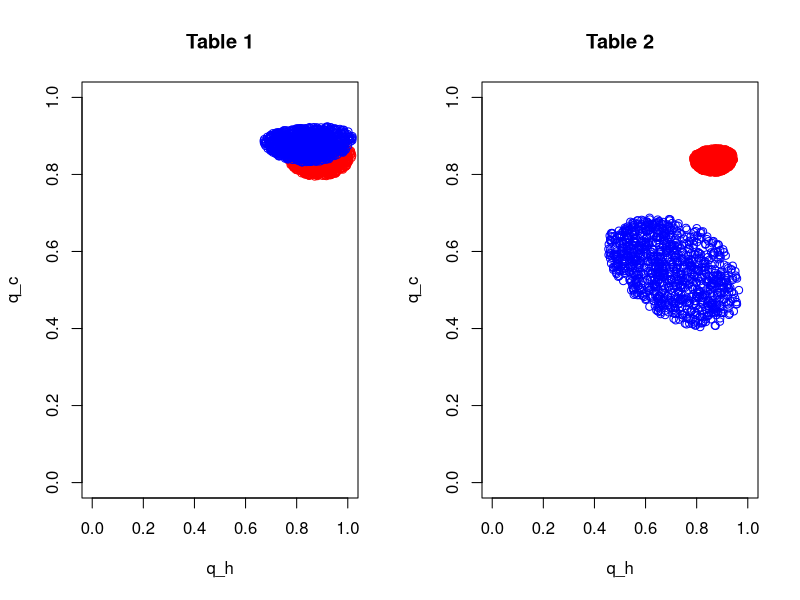

The R source for this figure:
## ---- chunk 1
library(knitr)
opts_chunk$set(echo = TRUE, warning = FALSE)
## ---- chunk 2
#the observed data A77
data_raw_matrix = matrix(c(66, 87, 25, 22, 4,
                           13, 14, 15, 9, 4,
                           0, 4, 4, 9, 1,
                           0, 0, 4, 3, 1,
                           0, 0, 0, 1, 1,
                           0, 0, 0, 0, 0), ncol = 5, byrow = TRUE)
data_A77 = prop.table(data_raw_matrix,2)

#the observed data A80
data_raw_matrix = matrix(c(44, 62, 47, 38, 9,
                          10, 13, 8, 11, 5,
                           0, 9, 2, 7, 3,
                           0, 0, 3, 5, 1,
                           0, 0, 0, 1, 0,
                           0, 0, 0, 0, 1), ncol = 5, byrow = TRUE)
data_A80 = prop.table(data_raw_matrix,2)

#the observed data ASE
data_raw_matrix = matrix(c(15, 12, 4,
                          11, 17, 4,
                           0, 21, 4,
                           0, 0, 5), ncol = 3, byrow = TRUE)
data_ASE = prop.table(data_raw_matrix,2)

#the observed data BSE
data_raw_matrix = matrix(c(9, 12, 18, 9, 4,
                          1, 6, 6, 4, 3,
                           0, 2, 3, 4, 0,
                           0, 0, 1, 3, 2,
                           0, 0, 0, 0, 0,
                           0, 0, 0, 0, 0), ncol = 5, byrow = TRUE)
data_BSE = prop.table(data_raw_matrix,2)
## ---- chunk 3
#the data generating function
generate_probabilities = function(theta, n_col_data = 5)
{
	q_c = theta[1]
	q_h = theta[2]
	w_0 = sapply(seq(1, n_col_data, by = 1), function(x){return(`^`(q_c,x))}) #w_0s components (1st row components)
	prob_matrix = matrix(rep(0, n_col_data^2), nrow = n_col_data)
	
	for (i in 1 : (n_col_data - 1)){
		prob_matrix[i, i] = 1 - w_0[i] - sum(prob_matrix[1:i, i]) #w_jj components (diagonal components)
		for (j in (i+1):n_col_data)
		{
			prob_matrix[i, j] = choose(j,i) * prob_matrix[i,i] * (q_c * q_h^i)^(j-i) #w_js components
		}
	}
	prob_matrix[n_col_data, n_col_data] = 1 - w_0[n_col_data] - sum(prob_matrix[1:n_col_data, n_col_data]) #last elements of the matrix
	probabilities = rbind(w_0, prob_matrix) #W matrix (data matrix)
	return(probabilities)
}

#generate the first abc sample
generate_abc_sample_1 = function(observed_data, data_generating_function, epsilon)
{
	while(TRUE)
	{
		q_c_h = runif(2) #q_c and q_h
		generated_data = data_generating_function(theta = q_c_h)
		if(sum((generated_data - observed_data)^2) < epsilon^2) #Squared Euclidean distance
			return(q_c_h)
	}
}

#generate the sequential abc sample
generate_abc_sample_2 = function(observed_data, population, data_generating_function, epsilon)
{
	while(TRUE)
	{
	  N_sample = dim(population)[2]
		sample_index = floor(runif(1, min = 1, max = N_sample + 0.999))
		q_c_h = population[ , sample_index] #population = previous posterior_sample
		q_c_h[1] = rnorm(1, mean = q_c_h[1], sd = 0.05) #perturbation kernel using Gaussian dist
		q_c_h[2] = rnorm(1, mean = q_c_h[2], sd = 0.05) #perturbation kernel using Gaussian dist
		generated_data = data_generating_function(theta = q_c_h)
		if(sum((generated_data - observed_data)^2) < epsilon^2) #Squared Euclidean distance
			return(q_c_h)
	}
}


#the main function
generate_abc_smc_sample = function(dataset)
{
	generate_prob = function(theta){generate_probabilities(theta, n_col_data = ncol(dataset))}
	epsilon_vector = seq(1, 0.35, by = -0.05) #try different epsilons to find minimum point of converging
	n_sequential = length(epsilon_vector)
	N_sample = 1000
	for (i in 1:n_sequential)
	{
		if (i == 1)
		{
			posterior_sample = replicate(generate_abc_sample_1(observed_data = dataset,
															   data_generating_function = generate_prob,
															   epsilon = epsilon_vector[i]), n = N_sample)
		}
		else
		{
			posterior_sample = replicate(generate_abc_sample_2(observed_data = dataset,
										population = posterior_sample,
										data_generating_function = generate_prob,
										epsilon = epsilon_vector[i]), n = N_sample)
		}
		#print(i) #to check the number of iteration to find the best epsilon
	}
	return(posterior_sample)
}
## ---- chunk 4
posterior_sample_A77 = generate_abc_smc_sample(data_A77)
posterior_sample_A80 = generate_abc_smc_sample(data_A80)
posterior_sample_ASE = generate_abc_smc_sample(data_ASE)
posterior_sample_BSE = generate_abc_smc_sample(data_BSE)

par(mfrow=c(1,2))
plot(x =posterior_sample_A77[2, ], y = posterior_sample_A77[1, ], type = "p", col = "red", xlim = c(0,1), ylim = c(0,1), xlab = "q_h", ylab = "q_c", main="Table 1")
points(x = posterior_sample_A80[2, ], y = posterior_sample_A80[1, ], type = "p", col = "blue", xlim = c(0,1), ylim = c(0,1))

plot(x = posterior_sample_ASE[2, ], y = posterior_sample_ASE[1, ], type = "p", col = "blue", xlim = c(0,1), ylim = c(0,1), xlab = "q_h", ylab = "q_c", main="Table 2")
points(x = posterior_sample_BSE[2, ], y = posterior_sample_BSE[1, ], type = "p", col = "red", xlim = c(0,1), ylim = c(0,1))
par(mfrow=c(1,1))
